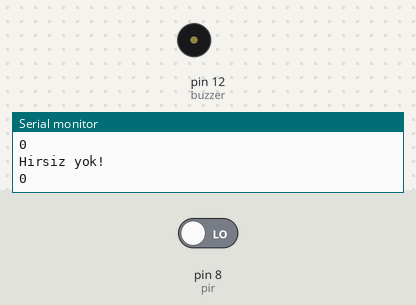
A sketch run on a simulated Arduino Uno, built with avr-gcc and run on an emulated ATmega328P. Shown: buzzer (waves = sounding, pin HIGH), the last lines printed to the serial monitor. The inputs (shaded band) are chosen by the test bench; at power-on: pin 8 (pir) LOW.

Above: at 1.2 s.
1.3 s: pin 8 (pir) driven HIGH
At 2.5 s:
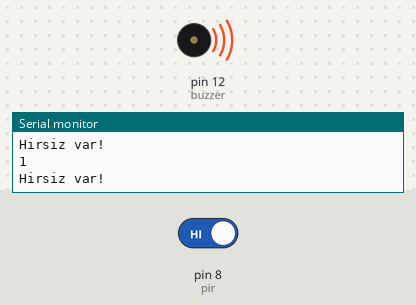
2.8 s: pin 8 (pir) driven LOW
At 3.7 s:
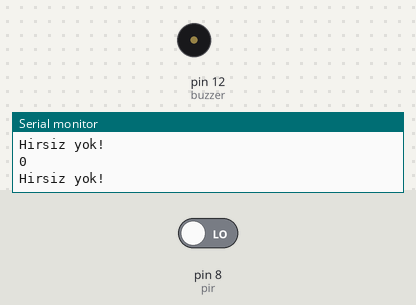
Timing chart, 0 to 5.8 s (numbered marks = the images above; inputs shaded):
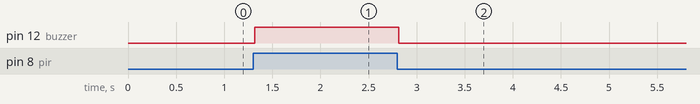

Measured:
- after the input at 1.3 s, pin 12 (buzzer): LOW → HIGH at once
- after the input at 2.8 s, pin 12 (buzzer): HIGH → LOW at once

The sketch:

hirsiz_alarmi.ino
```cpp
int pir = 8;
int deger = 0;
int buzzer = 12;

void setup()
{
  pinMode(pir, INPUT);
  pinMode(buzzer, OUTPUT);
  Serial.begin(9600);
}

void loop()
{
  deger = digitalRead(pir);
  Serial.println(deger);

  if (deger == HIGH){
    digitalWrite(buzzer, HIGH);
    Serial.println("Hirsiz var!");
  } else {
    digitalWrite(buzzer, LOW);
    Serial.println("Hirsiz yok!"); }

}
```
